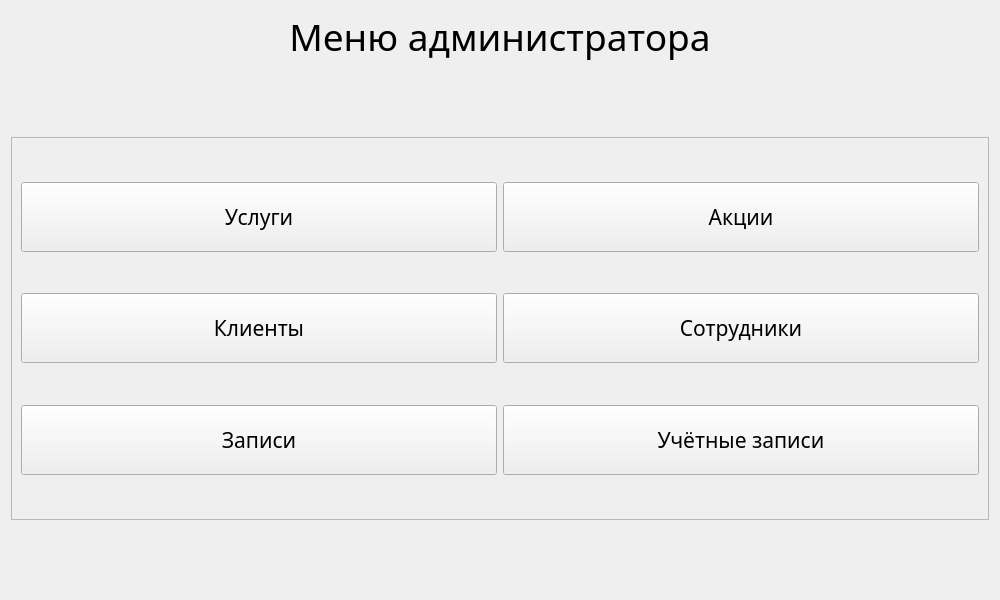
<?xml version="1.0" encoding="UTF-8"?>
<ui version="4.0">
 <class>adminWidget</class>
 <widget class="QWidget" name="adminWidget">
  <property name="geometry">
   <rect>
    <x>0</x>
    <y>0</y>
    <width>1000</width>
    <height>600</height>
   </rect>
  </property>
  <property name="font">
   <font>
    <family>Microsoft YaHei UI Light</family>
    <pointsize>16</pointsize>
   </font>
  </property>
  <property name="windowTitle">
   <string>Form</string>
  </property>
  <layout class="QVBoxLayout" name="verticalLayout">
   <item>
    <widget class="QLabel" name="label">
     <property name="sizePolicy">
      <sizepolicy hsizetype="Preferred" vsizetype="Preferred">
       <horstretch>0</horstretch>
       <verstretch>0</verstretch>
      </sizepolicy>
     </property>
     <property name="maximumSize">
      <size>
       <width>16777215</width>
       <height>100</height>
      </size>
     </property>
     <property name="font">
      <font>
       <family>Microsoft YaHei UI Light</family>
       <pointsize>28</pointsize>
      </font>
     </property>
     <property name="text">
      <string>Меню администратора</string>
     </property>
     <property name="alignment">
      <set>Qt::AlignmentFlag::AlignCenter</set>
     </property>
    </widget>
   </item>
   <item>
    <spacer name="verticalSpacer_7">
     <property name="orientation">
      <enum>Qt::Orientation::Vertical</enum>
     </property>
     <property name="sizeHint" stdset="0">
      <size>
       <width>20</width>
       <height>88</height>
      </size>
     </property>
    </spacer>
   </item>
   <item>
    <widget class="QFrame" name="frame">
     <property name="frameShape">
      <enum>QFrame::Shape::StyledPanel</enum>
     </property>
     <property name="frameShadow">
      <enum>QFrame::Shadow::Raised</enum>
     </property>
     <layout class="QGridLayout" name="gridLayout">
      <item row="5" column="1">
       <widget class="QPushButton" name="buttonUser">
        <property name="minimumSize">
         <size>
          <width>0</width>
          <height>70</height>
         </size>
        </property>
        <property name="text">
         <string>Учётные записи</string>
        </property>
       </widget>
      </item>
      <item row="3" column="1">
       <widget class="QPushButton" name="buttonEmp">
        <property name="minimumSize">
         <size>
          <width>0</width>
          <height>70</height>
         </size>
        </property>
        <property name="text">
         <string>Сотрудники</string>
        </property>
       </widget>
      </item>
      <item row="5" column="0">
       <widget class="QPushButton" name="buttonRecord">
        <property name="minimumSize">
         <size>
          <width>0</width>
          <height>70</height>
         </size>
        </property>
        <property name="text">
         <string>Записи</string>
        </property>
       </widget>
      </item>
      <item row="0" column="0">
       <spacer name="verticalSpacer_3">
        <property name="orientation">
         <enum>Qt::Orientation::Vertical</enum>
        </property>
        <property name="sizeHint" stdset="0">
         <size>
          <width>20</width>
          <height>40</height>
         </size>
        </property>
       </spacer>
      </item>
      <item row="3" column="0">
       <widget class="QPushButton" name="buttonClient">
        <property name="minimumSize">
         <size>
          <width>0</width>
          <height>70</height>
         </size>
        </property>
        <property name="text">
         <string>Клиенты</string>
        </property>
       </widget>
      </item>
      <item row="2" column="0">
       <spacer name="verticalSpacer">
        <property name="orientation">
         <enum>Qt::Orientation::Vertical</enum>
        </property>
        <property name="sizeHint" stdset="0">
         <size>
          <width>20</width>
          <height>40</height>
         </size>
        </property>
       </spacer>
      </item>
      <item row="1" column="1">
       <widget class="QPushButton" name="buttonProm">
        <property name="minimumSize">
         <size>
          <width>0</width>
          <height>70</height>
         </size>
        </property>
        <property name="text">
         <string>Акции</string>
        </property>
       </widget>
      </item>
      <item row="1" column="0">
       <widget class="QPushButton" name="buttonService">
        <property name="minimumSize">
         <size>
          <width>0</width>
          <height>70</height>
         </size>
        </property>
        <property name="text">
         <string>Услуги</string>
        </property>
       </widget>
      </item>
      <item row="4" column="0">
       <spacer name="verticalSpacer_2">
        <property name="orientation">
         <enum>Qt::Orientation::Vertical</enum>
        </property>
        <property name="sizeHint" stdset="0">
         <size>
          <width>20</width>
          <height>40</height>
         </size>
        </property>
       </spacer>
      </item>
      <item row="6" column="0">
       <spacer name="verticalSpacer_4">
        <property name="orientation">
         <enum>Qt::Orientation::Vertical</enum>
        </property>
        <property name="sizeHint" stdset="0">
         <size>
          <width>20</width>
          <height>40</height>
         </size>
        </property>
       </spacer>
      </item>
     </layout>
    </widget>
   </item>
   <item>
    <spacer name="verticalSpacer_6">
     <property name="orientation">
      <enum>Qt::Orientation::Vertical</enum>
     </property>
     <property name="sizeHint" stdset="0">
      <size>
       <width>20</width>
       <height>88</height>
      </size>
     </property>
    </spacer>
   </item>
  </layout>
 </widget>
 <resources/>
 <connections/>
</ui>
